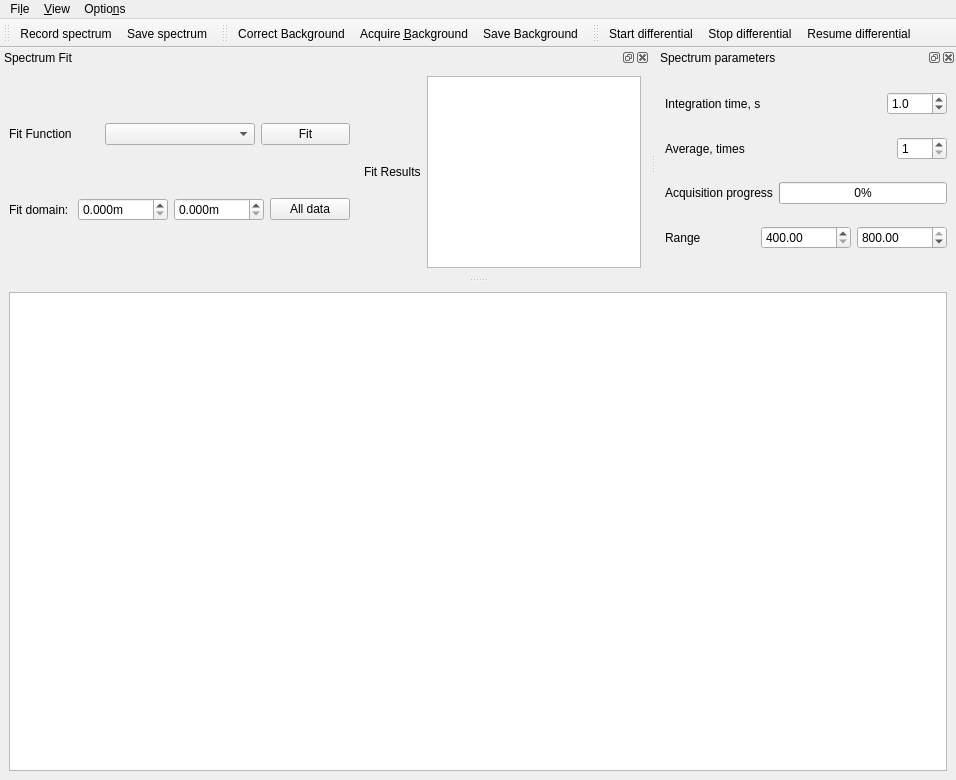
<?xml version="1.0" encoding="UTF-8"?>
<ui version="4.0">
 <class>ScanWindow</class>
 <widget class="QMainWindow" name="ScanWindow">
  <property name="geometry">
   <rect>
    <x>0</x>
    <y>0</y>
    <width>956</width>
    <height>780</height>
   </rect>
  </property>
  <property name="windowTitle">
   <string>qudi: Spectrometer</string>
  </property>
  <widget class="QWidget" name="centralwidget">
   <layout class="QVBoxLayout" name="verticalLayout_2">
    <item>
     <widget class="PlotWidget" name="plotWidget"/>
    </item>
   </layout>
  </widget>
  <widget class="QMenuBar" name="menubar">
   <property name="geometry">
    <rect>
     <x>0</x>
     <y>0</y>
     <width>956</width>
     <height>21</height>
    </rect>
   </property>
   <widget class="QMenu" name="menuLaserscan">
    <property name="title">
     <string>Fi&amp;le</string>
    </property>
    <addaction name="save_spectrum_Action"/>
    <addaction name="actionClose"/>
   </widget>
   <widget class="QMenu" name="menuView">
    <property name="title">
     <string>&amp;View</string>
    </property>
    <addaction name="restore_default_view_Action"/>
   </widget>
   <widget class="QMenu" name="menuOptions">
    <property name="title">
     <string>Optio&amp;ns</string>
    </property>
    <addaction name="action_FitSettings"/>
   </widget>
   <addaction name="menuLaserscan"/>
   <addaction name="menuView"/>
   <addaction name="menuOptions"/>
  </widget>
  <widget class="QToolBar" name="measure_ToolBar">
   <property name="enabled">
    <bool>true</bool>
   </property>
   <property name="windowTitle">
    <string>toolBar</string>
   </property>
   <attribute name="toolBarArea">
    <enum>TopToolBarArea</enum>
   </attribute>
   <attribute name="toolBarBreak">
    <bool>false</bool>
   </attribute>
   <addaction name="rec_single_spectrum_Action"/>
   <addaction name="save_spectrum_Action"/>
  </widget>
  <widget class="QToolBar" name="background_ToolBar">
   <property name="windowTitle">
    <string>toolBar</string>
   </property>
   <attribute name="toolBarArea">
    <enum>TopToolBarArea</enum>
   </attribute>
   <attribute name="toolBarBreak">
    <bool>false</bool>
   </attribute>
   <addaction name="correct_background_Action"/>
   <addaction name="acquire_background_Action"/>
   <addaction name="save_background_Action"/>
  </widget>
  <widget class="QToolBar" name="differential_ToolBar">
   <property name="windowTitle">
    <string>toolBar</string>
   </property>
   <attribute name="toolBarArea">
    <enum>TopToolBarArea</enum>
   </attribute>
   <attribute name="toolBarBreak">
    <bool>false</bool>
   </attribute>
   <addaction name="start_diff_spec_Action"/>
   <addaction name="stop_diff_spec_Action"/>
   <addaction name="resume_diff_spec_Action"/>
  </widget>
  <widget class="QDockWidget" name="spectrum_fit_dockWidget">
   <property name="sizePolicy">
    <sizepolicy hsizetype="Preferred" vsizetype="Preferred">
     <horstretch>0</horstretch>
     <verstretch>0</verstretch>
    </sizepolicy>
   </property>
   <property name="windowTitle">
    <string>Spectrum Fit</string>
   </property>
   <attribute name="dockWidgetArea">
    <number>4</number>
   </attribute>
   <widget class="QWidget" name="dockWidgetContents_4">
    <layout class="QHBoxLayout" name="horizontalLayout_4">
     <item>
      <layout class="QVBoxLayout" name="verticalLayout">
       <item>
        <layout class="QHBoxLayout" name="horizontalLayout_2">
         <item>
          <widget class="QLabel" name="label">
           <property name="text">
            <string>Fit Function</string>
           </property>
          </widget>
         </item>
         <item>
          <widget class="FitSettingsComboBox" name="fit_methods_ComboBox">
           <property name="minimumSize">
            <size>
             <width>150</width>
             <height>0</height>
            </size>
           </property>
           <property name="maximumSize">
            <size>
             <width>150</width>
             <height>16777215</height>
            </size>
           </property>
          </widget>
         </item>
         <item>
          <widget class="QPushButton" name="do_fit_PushButton">
           <property name="text">
            <string>Fit</string>
           </property>
          </widget>
         </item>
        </layout>
       </item>
       <item>
        <layout class="QHBoxLayout" name="horizontalLayout_3">
         <item>
          <widget class="QLabel" name="label_2">
           <property name="text">
            <string>Fit domain: </string>
           </property>
          </widget>
         </item>
         <item>
          <widget class="ScienDSpinBox" name="fit_domain_min_doubleSpinBox">
           <property name="sizePolicy">
            <sizepolicy hsizetype="Minimum" vsizetype="Fixed">
             <horstretch>0</horstretch>
             <verstretch>0</verstretch>
            </sizepolicy>
           </property>
           <property name="minimumSize">
            <size>
             <width>90</width>
             <height>0</height>
            </size>
           </property>
           <property name="suffix">
            <string>m</string>
           </property>
           <property name="decimals">
            <number>3</number>
           </property>
           <property name="maximum">
            <double>1000000000.000000000000000</double>
           </property>
           <property name="singleStep">
            <double>0.100000000000000</double>
           </property>
          </widget>
         </item>
         <item>
          <widget class="ScienDSpinBox" name="fit_domain_max_doubleSpinBox">
           <property name="sizePolicy">
            <sizepolicy hsizetype="Minimum" vsizetype="Fixed">
             <horstretch>0</horstretch>
             <verstretch>0</verstretch>
            </sizepolicy>
           </property>
           <property name="minimumSize">
            <size>
             <width>90</width>
             <height>0</height>
            </size>
           </property>
           <property name="suffix">
            <string>m</string>
           </property>
           <property name="decimals">
            <number>3</number>
           </property>
           <property name="minimum">
            <double>0.000000000000000</double>
           </property>
           <property name="maximum">
            <double>1000000000.000000000000000</double>
           </property>
           <property name="singleStep">
            <double>0.100000000000000</double>
           </property>
          </widget>
         </item>
         <item>
          <widget class="QPushButton" name="fit_domain_all_data_pushButton">
           <property name="text">
            <string>All data</string>
           </property>
          </widget>
         </item>
        </layout>
       </item>
      </layout>
     </item>
     <item>
      <spacer name="horizontalSpacer">
       <property name="orientation">
        <enum>Qt::Horizontal</enum>
       </property>
       <property name="sizeHint" stdset="0">
        <size>
         <width>50</width>
         <height>20</height>
        </size>
       </property>
      </spacer>
     </item>
     <item>
      <layout class="QHBoxLayout" name="horizontalLayout">
       <item>
        <widget class="QLabel" name="label_3">
         <property name="text">
          <string>Fit Results</string>
         </property>
        </widget>
       </item>
       <item>
        <widget class="QTextBrowser" name="spectrum_fit_results_DisplayWidget"/>
       </item>
      </layout>
     </item>
    </layout>
   </widget>
  </widget>
  <widget class="QDockWidget" name="dockWidget_2">
   <property name="minimumSize">
    <size>
     <width>300</width>
     <height>156</height>
    </size>
   </property>
   <property name="maximumSize">
    <size>
     <width>300</width>
     <height>524287</height>
    </size>
   </property>
   <property name="windowTitle">
    <string>Spectrum parameters</string>
   </property>
   <attribute name="dockWidgetArea">
    <number>4</number>
   </attribute>
   <widget class="QWidget" name="dockWidgetContents_2">
    <layout class="QGridLayout" name="gridLayout">
     <item row="1" column="0">
      <layout class="QHBoxLayout" name="horizontalLayout_7">
       <item>
        <widget class="QLabel" name="label_6">
         <property name="text">
          <string>Average, times</string>
         </property>
        </widget>
       </item>
       <item>
        <widget class="QSpinBox" name="spinBox">
         <property name="maximumSize">
          <size>
           <width>50</width>
           <height>16777215</height>
          </size>
         </property>
         <property name="minimum">
          <number>1</number>
         </property>
         <property name="maximum">
          <number>10</number>
         </property>
        </widget>
       </item>
      </layout>
     </item>
     <item row="0" column="0">
      <layout class="QVBoxLayout" name="verticalLayout_3">
       <item>
        <layout class="QHBoxLayout" name="horizontalLayout_5">
         <item>
          <widget class="QLabel" name="label_4">
           <property name="text">
            <string>Integration time, s</string>
           </property>
          </widget>
         </item>
         <item>
          <widget class="QDoubleSpinBox" name="integration_time_doubleSpinBox">
           <property name="maximumSize">
            <size>
             <width>60</width>
             <height>16777215</height>
            </size>
           </property>
           <property name="decimals">
            <number>1</number>
           </property>
           <property name="minimum">
            <double>0.100000000000000</double>
           </property>
           <property name="maximum">
            <double>100.000000000000000</double>
           </property>
           <property name="singleStep">
            <double>0.100000000000000</double>
           </property>
           <property name="value">
            <double>1.000000000000000</double>
           </property>
          </widget>
         </item>
        </layout>
       </item>
      </layout>
     </item>
     <item row="2" column="0">
      <layout class="QHBoxLayout" name="horizontalLayout_8">
       <item>
        <widget class="QLabel" name="label_7">
         <property name="text">
          <string>Acquisition progress</string>
         </property>
        </widget>
       </item>
       <item>
        <widget class="QProgressBar" name="progressBar">
         <property name="maximumSize">
          <size>
           <width>170</width>
           <height>16777215</height>
          </size>
         </property>
         <property name="maximum">
          <number>100</number>
         </property>
         <property name="value">
          <number>0</number>
         </property>
         <property name="format">
          <string>%p%</string>
         </property>
        </widget>
       </item>
      </layout>
     </item>
     <item row="3" column="0">
      <layout class="QHBoxLayout" name="horizontalLayout_6">
       <item>
        <widget class="QLabel" name="label_5">
         <property name="text">
          <string>Range</string>
         </property>
        </widget>
       </item>
       <item>
        <widget class="QDoubleSpinBox" name="spec_range_left_doubleSpinBox">
         <property name="minimum">
          <double>400.000000000000000</double>
         </property>
         <property name="maximum">
          <double>800.000000000000000</double>
         </property>
        </widget>
       </item>
       <item>
        <widget class="QDoubleSpinBox" name="spec_range_right_doubleSpinBox">
         <property name="minimum">
          <double>400.000000000000000</double>
         </property>
         <property name="maximum">
          <double>800.000000000000000</double>
         </property>
         <property name="value">
          <double>800.000000000000000</double>
         </property>
        </widget>
       </item>
      </layout>
     </item>
    </layout>
   </widget>
  </widget>
  <action name="actionClose">
   <property name="icon">
    <iconset>
     <normaloff>../../../Users/YY3/artwork/icons/oxygen/22x22/application-exit.png</normaloff>../../../Users/YY3/artwork/icons/oxygen/22x22/application-exit.png</iconset>
   </property>
   <property name="text">
    <string>&amp;Close</string>
   </property>
  </action>
  <action name="rec_single_spectrum_Action">
   <property name="icon">
    <iconset>
     <normaloff>../../../Users/YY3/artwork/icons/qudiTheme/22x22/record-counter.png</normaloff>../../../Users/YY3/artwork/icons/qudiTheme/22x22/record-counter.png</iconset>
   </property>
   <property name="text">
    <string>Record spectrum</string>
   </property>
   <property name="toolTip">
    <string>Record spectrum (A)</string>
   </property>
   <property name="shortcut">
    <string>A</string>
   </property>
  </action>
  <action name="stop_diff_spec_Action">
   <property name="enabled">
    <bool>true</bool>
   </property>
   <property name="text">
    <string>Stop differential</string>
   </property>
  </action>
  <action name="restore_default_view_Action">
   <property name="text">
    <string>&amp;Restore default view</string>
   </property>
  </action>
  <action name="start_diff_spec_Action">
   <property name="text">
    <string>Start differential</string>
   </property>
   <property name="toolTip">
    <string>Start differential (D)</string>
   </property>
   <property name="shortcut">
    <string>D</string>
   </property>
  </action>
  <action name="save_spectrum_Action">
   <property name="icon">
    <iconset>
     <normaloff>../../../Users/YY3/artwork/icons/oxygen/22x22/document-save.png</normaloff>../../../Users/YY3/artwork/icons/oxygen/22x22/document-save.png</iconset>
   </property>
   <property name="text">
    <string>&amp;Save spectrum</string>
   </property>
   <property name="toolTip">
    <string>Save spectrum (Strg+S)</string>
   </property>
   <property name="shortcut">
    <string>Ctrl+S</string>
   </property>
  </action>
  <action name="resume_diff_spec_Action">
   <property name="text">
    <string>Resume differential</string>
   </property>
   <property name="toolTip">
    <string>Resume a differential spectrum which was stopped</string>
   </property>
  </action>
  <action name="acquire_background_Action">
   <property name="text">
    <string>Acquire Background</string>
   </property>
   <property name="iconText">
    <string>Acquire &amp;Background</string>
   </property>
   <property name="toolTip">
    <string>Acquire Background Spectrum (B)</string>
   </property>
   <property name="shortcut">
    <string>B</string>
   </property>
  </action>
  <action name="correct_background_Action">
   <property name="checkable">
    <bool>true</bool>
   </property>
   <property name="icon">
    <iconset>
     <normaloff>../../../Users/YY3/artwork/styles/application/qdark/checkbox_unchecked.png</normaloff>
     <normalon>../../../Users/YY3/artwork/styles/application/qdark/checkbox_checked.png</normalon>../../../Users/YY3/artwork/styles/application/qdark/checkbox_unchecked.png</iconset>
   </property>
   <property name="text">
    <string>&amp;Correct Background</string>
   </property>
   <property name="toolTip">
    <string>Select if the background correction should be appied (C)</string>
   </property>
   <property name="shortcut">
    <string>C</string>
   </property>
  </action>
  <action name="save_background_Action">
   <property name="text">
    <string>Save Background</string>
   </property>
   <property name="toolTip">
    <string>Save the background spectrum (Shift+B)</string>
   </property>
   <property name="shortcut">
    <string>Shift+B</string>
   </property>
  </action>
  <action name="action_FitSettings">
   <property name="text">
    <string>&amp;Fit settings</string>
   </property>
  </action>
 </widget>
 <customwidgets>
  <customwidget>
   <class>PlotWidget</class>
   <extends>QGraphicsView</extends>
   <header>pyqtgraph</header>
  </customwidget>
  <customwidget>
   <class>FitSettingsComboBox</class>
   <extends>QComboBox</extends>
   <header>gui/fitsettings</header>
  </customwidget>
  <customwidget>
   <class>ScienDSpinBox</class>
   <extends>QDoubleSpinBox</extends>
   <header>qtwidgets.scientific_spinbox.h</header>
  </customwidget>
 </customwidgets>
 <resources/>
 <connections>
  <connection>
   <sender>actionClose</sender>
   <signal>triggered()</signal>
   <receiver>ScanWindow</receiver>
   <slot>close()</slot>
   <hints>
    <hint type="sourcelabel">
     <x>-1</x>
     <y>-1</y>
    </hint>
    <hint type="destinationlabel">
     <x>401</x>
     <y>299</y>
    </hint>
   </hints>
  </connection>
 </connections>
</ui>
